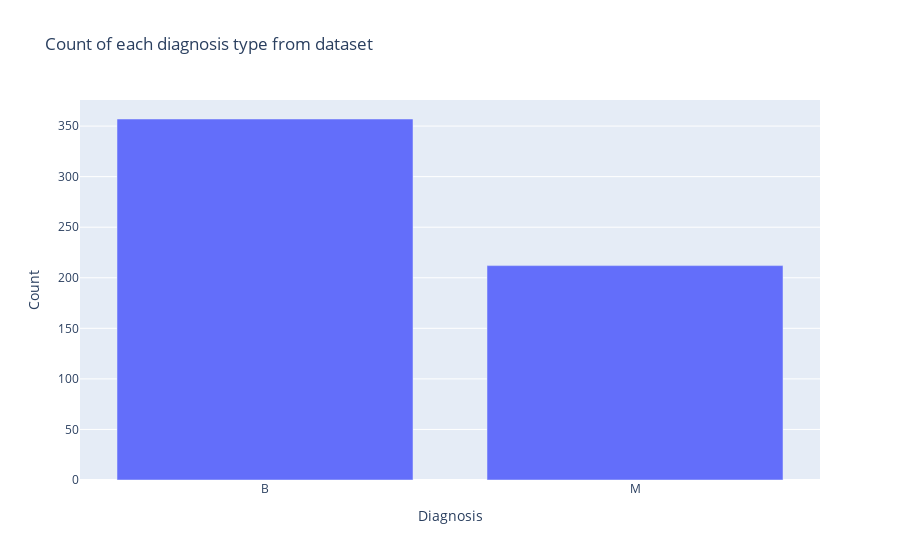

Notebook code cell kept with this figure:
### Code cell
df_count = pd.DataFrame(df['diagnosis'].value_counts()).reset_index()
df_count.rename(columns={'index': 'Diagnosis', 'diagnosis': 'Count'}, inplace=True)
fig = px.bar(df_count,x='Diagnosis', y='Count',
             title="Count of each diagnosis type from dataset")
fig.show()

### Figure 1 — Plotly figure (JSON) as saved in the notebook; plotly's stock layout.template omitted (floating-point values rounded to 4 significant figures)
{"data": [{"alignmentgroup": "True", "hovertemplate": "Diagnosis=%{x}<br>Count=%{y}<extra></extra>", "legendgroup": "", "marker": {"color": "#636efa", "pattern": {"shape": ""}}, "name": "", "offsetgroup": "", "orientation": "v", "showlegend": false, "textposition": "auto", "type": "bar", "x": ["B", "M"], "xaxis": "x", "y": [357, 212], "yaxis": "y"}], "layout": {"barmode": "relative", "legend": {"tracegroupgap": 0}, "title": {"text": "Count of each diagnosis type from dataset"}, "xaxis": {"anchor": "y", "domain": [0, 1], "title": {"text": "Diagnosis"}}, "yaxis": {"anchor": "x", "domain": [0, 1], "title": {"text": "Count"}}}}
